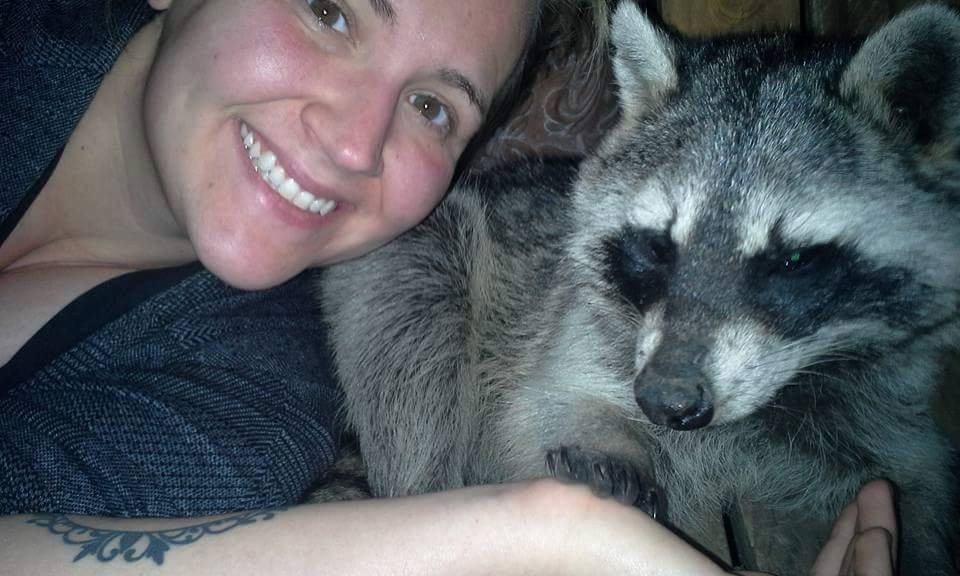
#> input picture Lab1/raw_data/Racoon Images/images/raccoon-100.jpg, 960 x 576 px; its folder holds only this picture in this run
$ jupyter execute --allow-errors train_data.ipynb
#> lines starting #> are read from the running program, lines starting #| are printed output that depends on the picture
[cell 1]
import glob

images_filenames = glob.glob(glob.escape("../Lab2/data/images") + "/*.png")
new_images_filenames = glob.glob(glob.escape("dataset/images") + "/*.jpg")[:800]

[cell 2]
from prometheus_client import start_http_server, Gauge
import time
import random

# start_http_server(8000)

# METRICS_BRIGHTNESS = Gauge('brightness', 'brightness_descr')
# METRICS_CONTRAST = Gauge('contrast', 'contrast_descr')

[cell 3]
import cv2 as cv


#> (the rest of this cell did not finish here and is left out)

[cell 4]
def get_metrics(path):
    image = cv.imread(path)
    # image = cv.resize(image, (418, 418))
    grey_image = cv.cvtColor(image, cv.COLOR_BGR2GRAY)
    brightness = grey_image.mean()
    contrast = grey_image.std()
    return brightness, contrast

[cell 5]
ids = [i for i in range(len(images_filenames))]
metrics_brightness = []
metrics_contrast = []

for path in images_filenames:
    brightness, contrast = get_metrics(path)
    metrics_brightness.append(brightness)
    metrics_contrast.append(contrast)
    # METRICS_BRIGHTNESS.set(float(brightness))
    # METRICS_CONTRAST.set(float(contrast))
    # time.sleep(1)

[cell 6]
import matplotlib.pyplot as plt
import numpy as np
import math


plt.xlabel("Contrast")
plt.ylabel("Brightness")
# plt.plot(metrics_contrast, metrics_brightness, 'o')


for i in range(len(images_filenames)):
    color = 'red'

    if (math.fabs(metrics_brightness[i] - np.array(metrics_brightness).mean()) <= 3 * np.array(metrics_brightness).std()) \
        and (math.fabs(metrics_contrast[i] - np.array(metrics_contrast).mean()) <= 3 * np.array(metrics_contrast).std()):
        color = 'yellow'

    if (math.fabs(metrics_brightness[i] - np.array(metrics_brightness).mean()) <= 2 * np.array(metrics_brightness).std()) \
        and (math.fabs(metrics_contrast[i] - np.array(metrics_contrast).mean()) <= 2 * np.array(metrics_contrast).std()):
        color = 'blue'

    plt.plot(metrics_contrast[i], metrics_brightness[i], 'o', color=color)

[cell 7]
plt.close()

tmp = np.mean(np.array(metrics_brightness))

plt.xlabel("image_id (imaginary timeline)")
plt.ylabel("Brightness")

for i in range(len(images_filenames)):
    color = None
    if math.fabs(metrics_brightness[i] - np.array(metrics_brightness).mean()) <= 2 * np.array(metrics_brightness).std():
        color = 'blue'

    if math.fabs(metrics_brightness[i] - np.array(metrics_brightness).mean()) > 2 * np.array(metrics_brightness).std():
        color = 'red'

    if math.fabs(metrics_brightness[i] - np.array(metrics_brightness).mean()) < np.array(metrics_brightness).std():
        color = 'green'

    plt.plot(i, metrics_brightness[i], 'o', color=color)

plt.plot(ids, [tmp for i in range(len(images_filenames))], '-', color='orange')
plt.show()
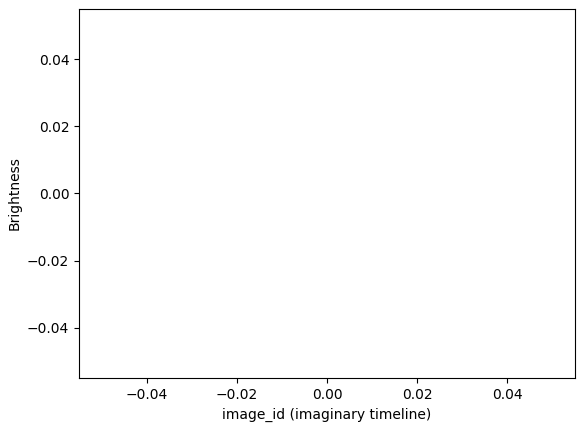
#> figure drawn by matplotlib, 1 panel

[cell 8]
plt.close()

tmp = np.mean(np.array(metrics_contrast))

plt.xlabel("image_id (imaginary timeline)")
plt.ylabel("Contrast")

for i in range(len(images_filenames)):
    color = None
    if math.fabs(metrics_contrast[i] - np.array(metrics_contrast).mean()) <= 2 * np.array(metrics_contrast).std():
        color = 'blue'

    if math.fabs(metrics_contrast[i] - np.array(metrics_contrast).mean()) > 2 * np.array(metrics_contrast).std():
        color = 'red'

    if math.fabs(metrics_contrast[i] - np.array(metrics_contrast).mean()) < np.array(metrics_contrast).std():
        color = 'green'

    plt.plot(i, metrics_contrast[i], 'o', color=color)

# plt.plot(ids, metrics_brightness, 'o')
plt.plot(ids, [tmp for i in range(len(images_filenames))], '-', color='orange')
plt.show()

[cell 9]
dataset_ids = [i for i in range(len(new_images_filenames))]
dataset_metrics_brightness = []
dataset_metrics_contrast = []

OFFSET_TO_CREATE_CONTRAST_DRIFT = 20
OFFSET_TO_CREATE_BRIGHTNESS_DRIFT = 60


for path in new_images_filenames:
    brightness, contrast = get_metrics(path)
#> in get_metrics, image is the input picture: shape (576, 960, 3); mean B, G, R 96.7, 91.4, 86.7
#> in get_metrics, `grey_image = cv.cvtColor(image, cv.COLOR_BGR2GRAY)`:
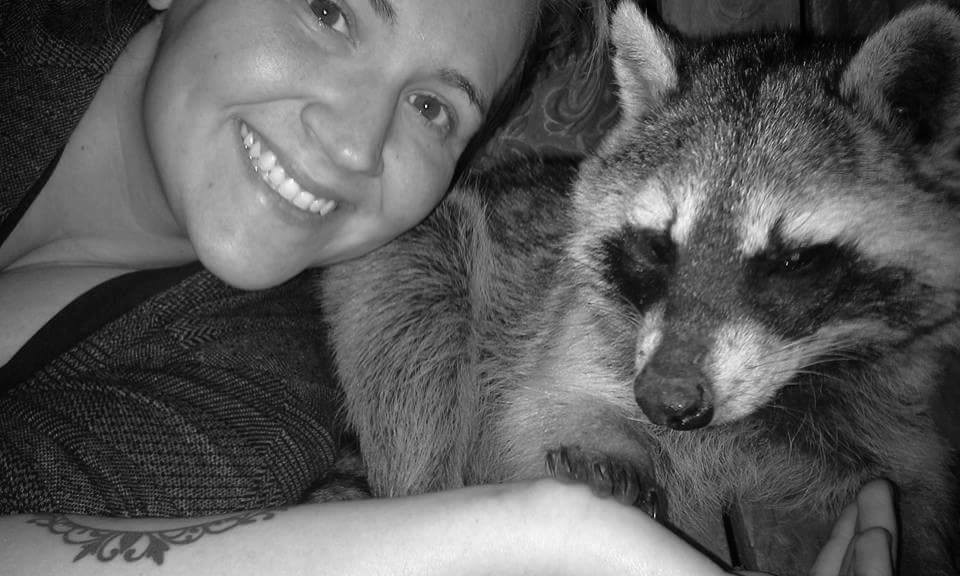
#> grey_image: shape (576, 960); min 0, max 254, mean 90.6
#> in get_metrics, `brightness = grey_image.mean()`: brightness = 90.64
#> in get_metrics, `contrast = grey_image.std()`: contrast = 55.72
#> brightness = 90.64; contrast = 55.72
    dataset_metrics_brightness.append(min(255, brightness + OFFSET_TO_CREATE_BRIGHTNESS_DRIFT))
    dataset_metrics_contrast.append(contrast + OFFSET_TO_CREATE_CONTRAST_DRIFT)
    # METRICS_BRIGHTNESS.set(float(min(255, brightness + OFFSET_TO_CREATE_BRIGHTNESS_DRIFT)))
    # METRICS_CONTRAST.set(float(contrast + OFFSET_TO_CREATE_CONTRAST_DRIFT))
    # time.sleep(1)

[cell 10]
dataset_ids = np.array(dataset_ids)
#> (the rest of this cell did not finish here and is left out)

TRAIN BRIGHTNESS VS REAL_DATA BRIGHTNESS

[cell 11]
plt.close()

plt.xlabel("image_id (imaginary timeline)")
plt.ylabel("Brightness")

plt.plot(ids, metrics_brightness, 'o', color='green', alpha=0.5)
tmp = np.mean(np.array(metrics_brightness))
plt.plot(ids, [tmp for i in range(len(images_filenames))], '-', color='orange')
plt.plot(dataset_ids, dataset_metrics_brightness, 'o', color='red', alpha=0.5)
tmp = np.mean(np.array(dataset_metrics_brightness))
#> tmp = 150.6
plt.plot(dataset_ids, [tmp for i in range(len(new_images_filenames))], '-', color='violet')
plt.show()
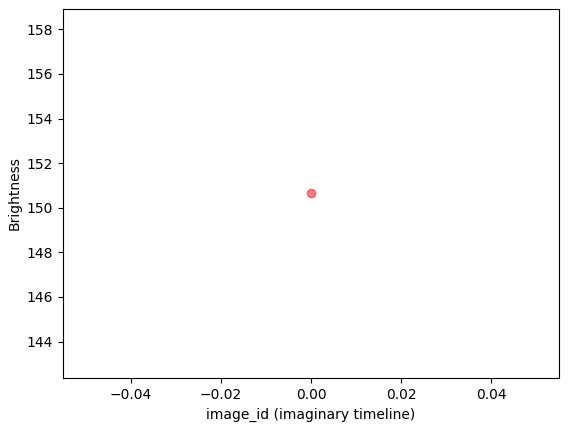
#> figure drawn by matplotlib, 1 panel

TRAIN CONTRAST VS REAL_CONTRAST

[cell 12]
plt.close()

plt.xlabel("image_id (imaginary timeline)")
plt.ylabel("Contrast")

plt.plot(ids, metrics_contrast, 'o', color='green', alpha=0.5)
tmp = np.mean(np.array(metrics_contrast))
plt.plot(ids, [tmp for i in range(len(images_filenames))], '-', color='orange')
plt.plot(dataset_ids, dataset_metrics_contrast, 'o', color='red', alpha=0.5)
tmp = np.mean(np.array(dataset_metrics_contrast))
#> tmp = 75.72
plt.plot(dataset_ids, [tmp for i in range(len(new_images_filenames))], '-', color='violet')
plt.show()
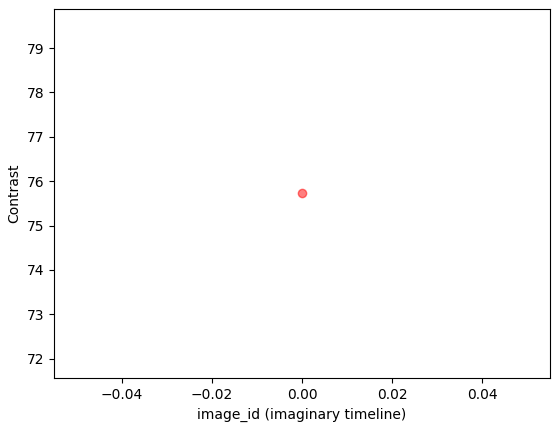
#> figure drawn by matplotlib, 1 panel

TRAIN BRIGHTNESS/CONTRAST VS REAL_DATA BRIGHTNESS/CONTRAST

[cell 13]
plt.close()

plt.xlabel("Contrast")
plt.ylabel("Brightness")

for i in range(len(images_filenames)):
    color = 'blue'

    # if (math.fabs(metrics_brightness[i] - np.array(metrics_brightness).mean()) <= 3 * np.array(metrics_brightness).std()) \
    #     and (math.fabs(metrics_contrast[i] - np.array(metrics_contrast).mean()) <= 3 * np.array(metrics_contrast).std()):
    #     color = 'yellow'

    # if (math.fabs(metrics_brightness[i] - np.array(metrics_brightness).mean()) <= 2 * np.array(metrics_brightness).std()) \
    #     and (math.fabs(metrics_contrast[i] - np.array(metrics_contrast).mean()) <= 2 * np.array(metrics_contrast).std()):
    #     color = 'blue'

    plt.plot(metrics_contrast[i], metrics_brightness[i], 'o', color=color, alpha=0.5)


for i in range(len(new_images_filenames)):
    color = 'red'

    # if (math.fabs(dataset_metrics_brightness[i] - np.array(dataset_metrics_brightness).mean()) <= 3 * np.array(dataset_metrics_brightness).std()) \
    #     and (math.fabs(dataset_metrics_contrast[i] - np.array(dataset_metrics_contrast).mean()) <= 3 * np.array(dataset_metrics_contrast).std()):
    #     color = 'yellow'

    # if (math.fabs(dataset_metrics_brightness[i] - np.array(dataset_metrics_brightness).mean()) <= 2 * np.array(dataset_metrics_brightness).std()) \
    #     and (math.fabs(dataset_metrics_contrast[i] - np.array(dataset_metrics_contrast).mean()) <= 2 * np.array(dataset_metrics_contrast).std()):
    #     color = 'blue'

    plt.plot(dataset_metrics_contrast[i], dataset_metrics_brightness[i], 'o', color=color, alpha=0.3)
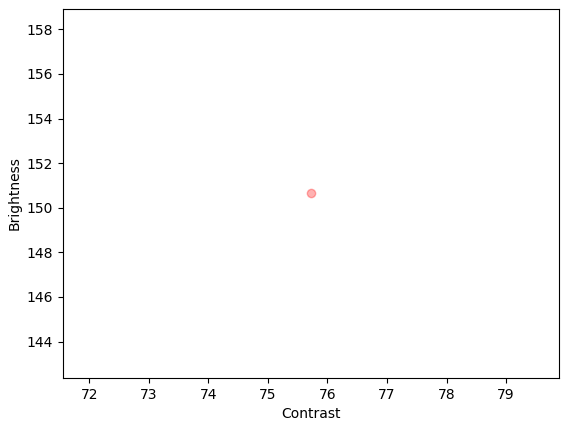
#> figure drawn by matplotlib, 1 panel

$ run again, on Lab1/raw_data/Racoon Images/images/raccoon-108.jpg
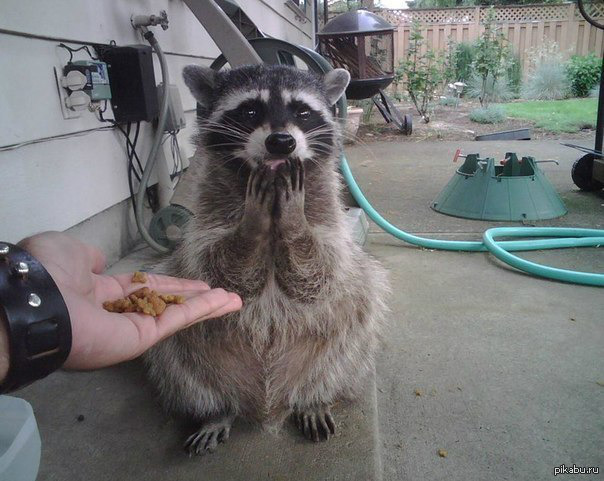
#> input picture Lab1/raw_data/Racoon Images/images/raccoon-108.jpg, 604 x 481 px
#> in get_metrics, image is the input picture: shape (481, 604, 3); mean B, G, R 115.4, 115.7, 115.4
#> in get_metrics, `grey_image = cv.cvtColor(image, cv.COLOR_BGR2GRAY)`:
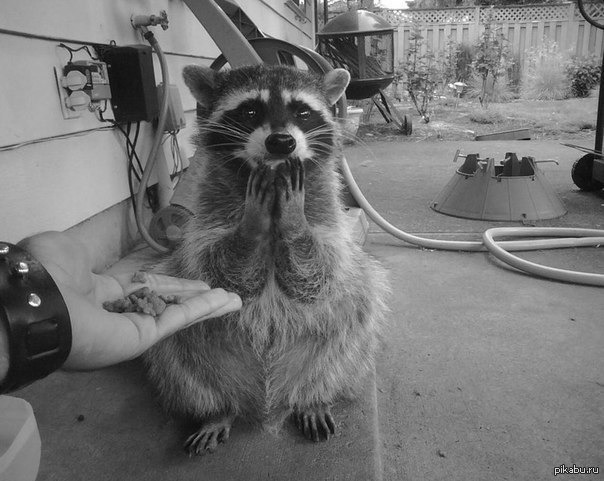
#> grey_image: shape (481, 604); min 1, max 255, mean 115.6
#> in get_metrics, `brightness = grey_image.mean()`: brightness = 115.6
#> in get_metrics, `contrast = grey_image.std()`: contrast = 45.25
#> `brightness, contrast = get_metrics(path)`: brightness = 115.6; contrast = 45.25
#> `tmp = np.mean(np.array(dataset_metrics_brightness))`: tmp = 175.6
#> `tmp = np.mean(np.array(dataset_metrics_contrast))`: tmp = 65.25
#> `[cell 13] plt.close()  plt.xlabel("Contrast") plt.ylabel("Brightness")..`:
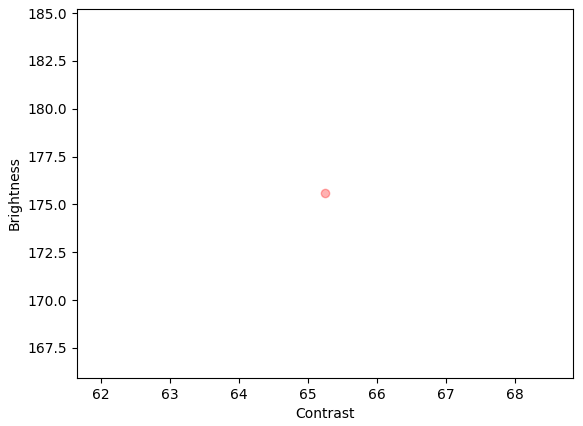
#> figure drawn by matplotlib, 1 panel

$ run again, on Lab1/raw_data/Racoon Images/images/raccoon-11.jpg
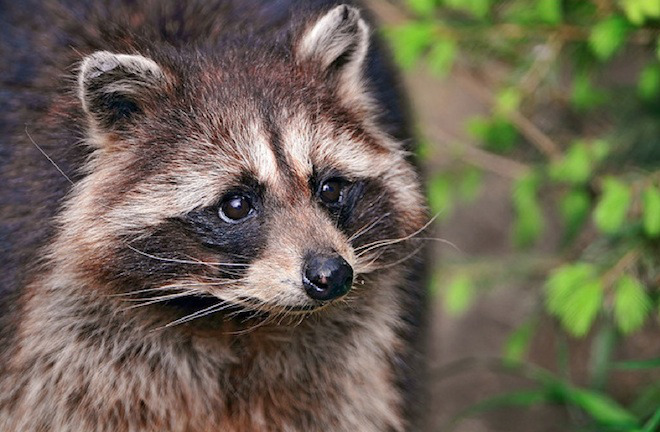
#> input picture Lab1/raw_data/Racoon Images/images/raccoon-11.jpg, 660 x 432 px
#> in get_metrics, image is the input picture: shape (432, 660, 3); mean B, G, R 82.5, 99.1, 106.5
#> in get_metrics, `grey_image = cv.cvtColor(image, cv.COLOR_BGR2GRAY)`:
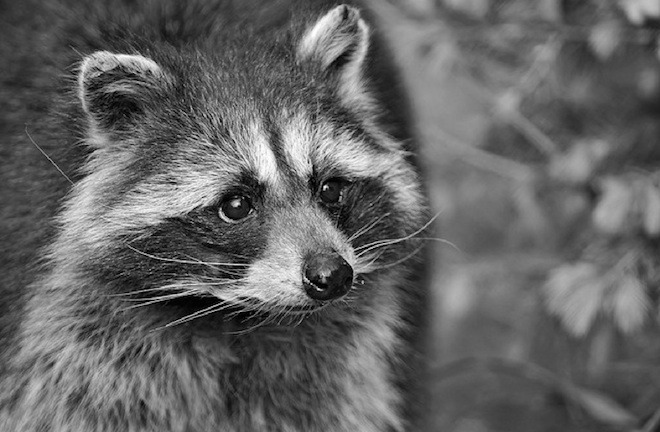
#> grey_image: shape (432, 660); min 0, max 255, mean 99.4
#> in get_metrics, `brightness = grey_image.mean()`: brightness = 99.44
#> in get_metrics, `contrast = grey_image.std()`: contrast = 42.92
#> `brightness, contrast = get_metrics(path)`: brightness = 99.44; contrast = 42.92
#> `tmp = np.mean(np.array(dataset_metrics_brightness))`: tmp = 159.4
#> `tmp = np.mean(np.array(dataset_metrics_contrast))`: tmp = 62.92
#> `[cell 13] plt.close()  plt.xlabel("Contrast") plt.ylabel("Brightness")..`:
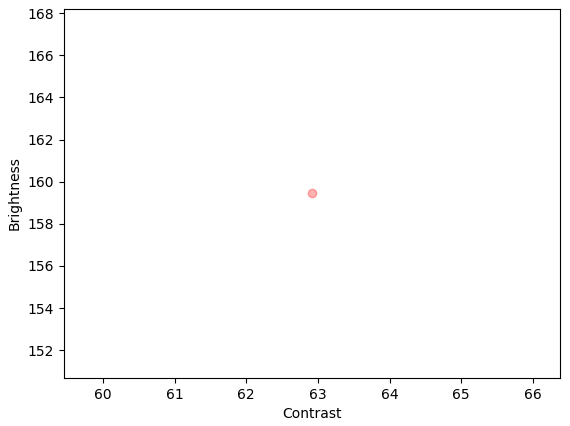
#> figure drawn by matplotlib, 1 panel

$ run again, on Lab1/raw_data/Racoon Images/images/raccoon-112.jpg
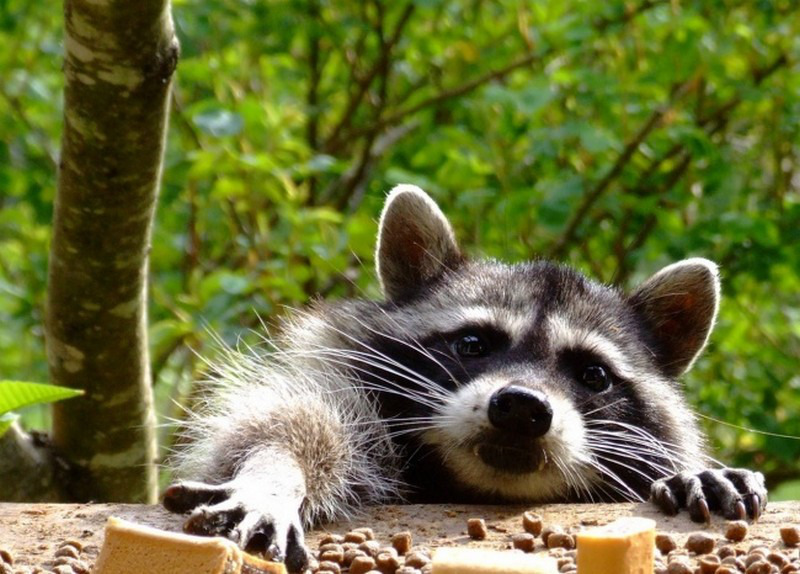
#> input picture Lab1/raw_data/Racoon Images/images/raccoon-112.jpg, 800 x 574 px
#> in get_metrics, image is the input picture: shape (574, 800, 3); mean B, G, R 58.4, 111.5, 106
#> in get_metrics, `grey_image = cv.cvtColor(image, cv.COLOR_BGR2GRAY)`:
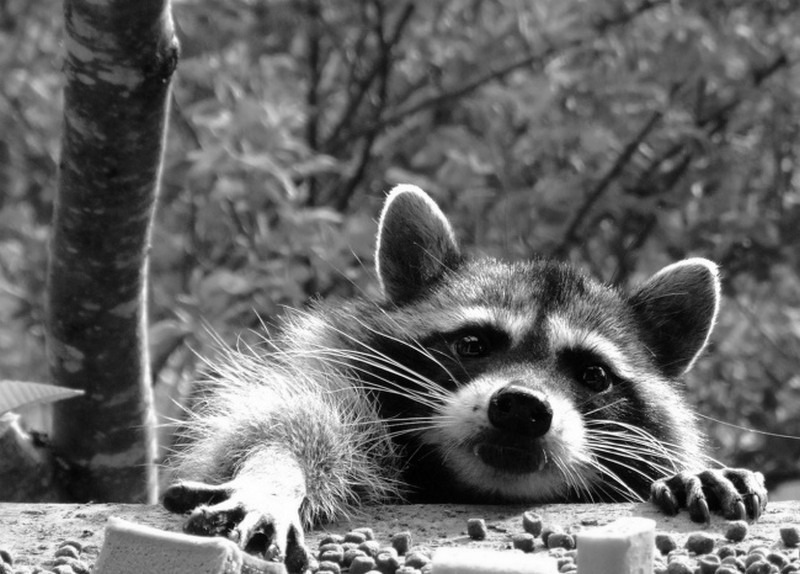
#> grey_image: shape (574, 800); min 0, max 255, mean 103.8
#> in get_metrics, `brightness = grey_image.mean()`: brightness = 103.8
#> in get_metrics, `contrast = grey_image.std()`: contrast = 59.03
#> `brightness, contrast = get_metrics(path)`: brightness = 103.8; contrast = 59.03
#> `tmp = np.mean(np.array(dataset_metrics_brightness))`: tmp = 163.8
#> `tmp = np.mean(np.array(dataset_metrics_contrast))`: tmp = 79.03
#> `[cell 13] plt.close()  plt.xlabel("Contrast") plt.ylabel("Brightness")..`:
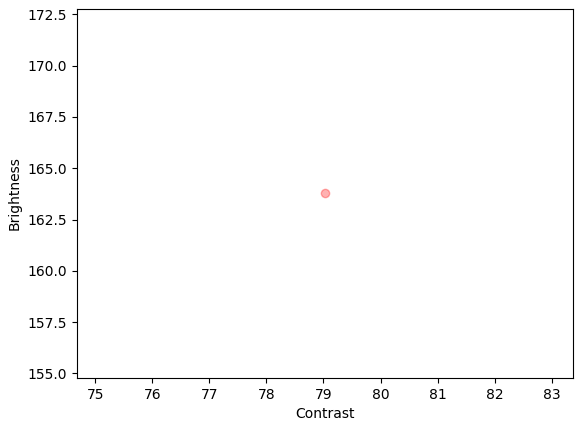
#> figure drawn by matplotlib, 1 panel
